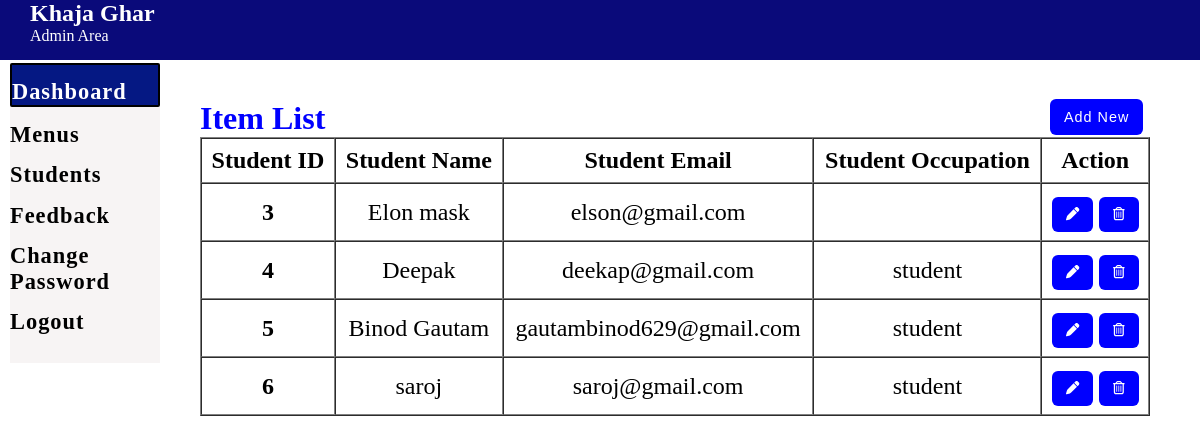
The app's page /admin_Dash/students.php (signed in), older data.
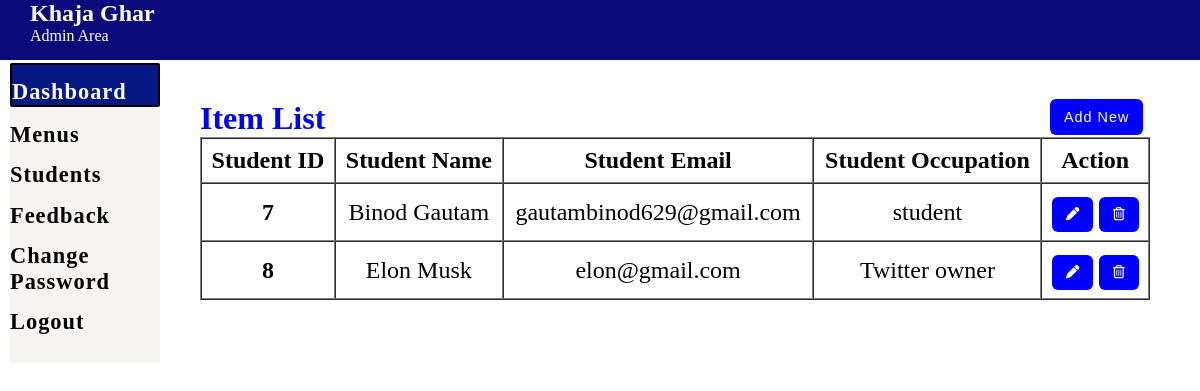
The same page, newer data.
### tables this page shows
CREATE TABLE `student` (
  `stu_id` int(11) NOT NULL,
  `stu_name` varchar(240) DEFAULT NULL,
  `stu_email` varchar(240) DEFAULT NULL,
  `stu_pass` varchar(240) DEFAULT NULL,
  `stu_occ` varchar(240) DEFAULT NULL,
  `stu_img` text DEFAULT NULL
);

### admin_Dash/students.php (the view, shortened to what this page needs)
<?php  include("nav_bar.php")?>
<section style="position:absolute; left:200px; top: 100px;">
    <div>
        <h1 style="color: blue; font-size: 2rem;">Item List</h1>
        <button style="margin-left:850px; position: absolute; top: -6px; font-size: .9rem;" class="btn"><a style="text-decoration: none; color:white;" href="add_student.php">Add New</a></button>
        <?php
     include('../php/partials/dbconnect.php');
      $sql = "SELECT * FROM student";
      $result = $conn->query($sql);
      if($result->num_rows > 0){
       echo '<table class="mytable" width="950" border="1" cellspacing="0">
       <thead>
        <tr>
         <th>Student ID</th>
         <th>Student Name</th>
         <th>Student Email</th>
         <th>Student Occupation</th>
         <th>Action</th>
        </tr>
       </thead>
       <tbody>';
        while($row = $result->fetch_assoc()){
          echo '<tr>';
          echo '<th scope="row">'.$row["stu_id"].'</th>';
          echo '<td>'. $row["stu_name"].'</td>';
          echo '<td>'.$row["stu_email"].'</td>';
          echo '<td>'.$row["stu_occ"].'</td>';
          echo '<td><form action="edit_student.php" method="POST" style="display: inline;"> <input type="hidden" name="id" value='. $row["stu_id"] .'><button type="submit" class="btn btn-info mr-3" name="view" value="View"><i class="fas fa-pen"></i></button></form>
          <form action="" method="POST" style="display: inline;" ><input type="hidden" name="id" value='. $row["stu_id"] .'><button type="submit" class="btn btn-secondary" name="delete" value="Delete"><i class="far fa-trash-alt"></i></button></form></td>
         </tr>';
        }
        echo '</tbody>
        </table>';
      } else {
        echo "0 Result";
      }
     ?>
    </div>
<?php  include("footer.php")?>

Row changes from the older to the newer data that the page shows:
removed student: stu_id "3", stu_name "Elon mask", stu_email "elson@gmail.com"
removed student: stu_id "4", stu_name "Deepak", stu_email "deekap@gmail.com", stu_occ "student"
removed student: stu_id "5", stu_name "Binod Gautam", stu_email "gautambinod629@gmail.com", stu_occ "student"
removed student: stu_id "6", stu_name "saroj", stu_email "saroj@gmail.com", stu_occ "student"
added student: stu_id "7", stu_name "Binod Gautam", stu_email "gautambinod629@gmail.com", stu_occ "student"
added student: stu_id "8", stu_name "Elon Musk", stu_email "elon@gmail.com", stu_occ "Twitter owner"
